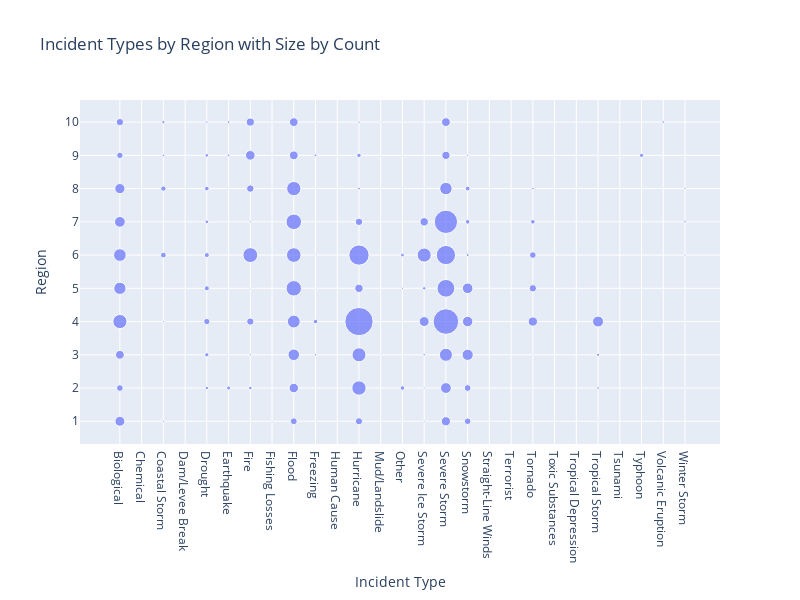

Notebook cell for this chart:
### Code cell
fig = px.scatter(df.groupby(['incidentType', 'region']).size().reset_index(name='count'),
                 x = 'incidentType',
                 y = 'region',
                 size = 'count',
                 title = 'Incident Types by Region with Size by Count',
                 labels = {'incidentType' : 'Incident Type',
                           'region' : 'Region'},
    )

fig.update_yaxes(
    categoryorder = 'array',
    categoryarray = regions,
    tickmode = 'linear',
    dtick = 1,
)

fig.update_layout(
    width = 800,
    height = 600,
)

fig.show()

### Figure 1 — Plotly figure (JSON) as saved in the notebook; plotly's stock layout.template omitted (floating-point values rounded to 4 significant figures; data arrays with more than 128 entries replaced by an {"elided": "..."} marker saying what was removed)
{"data": [{"hovertemplate": "Incident Type=%{x}<br>Region=%{y}<br>count=%{marker.size}<extra></extra>", "legendgroup": "", "marker": {"color": "#636efa", "size": {"elided": "159 int values"}, "sizemode": "area", "sizeref": 15.06, "symbol": "circle"}, "mode": "markers", "name": "", "orientation": "v", "showlegend": false, "type": "scatter", "x": {"elided": "159 str values"}, "xaxis": "x", "y": {"elided": "159 str values"}, "yaxis": "y"}], "layout": {"height": 600, "legend": {"itemsizing": "constant", "tracegroupgap": 0}, "title": {"text": "Incident Types by Region with Size by Count"}, "width": 800, "xaxis": {"anchor": "y", "domain": [0, 1], "title": {"text": "Incident Type"}}, "yaxis": {"anchor": "x", "categoryarray": [1, 2, 3, 4, 5, 6, 7, 8, 9, 10], "categoryorder": "array", "domain": [0, 1], "dtick": 1, "tickmode": "linear", "title": {"text": "Region"}}}}
